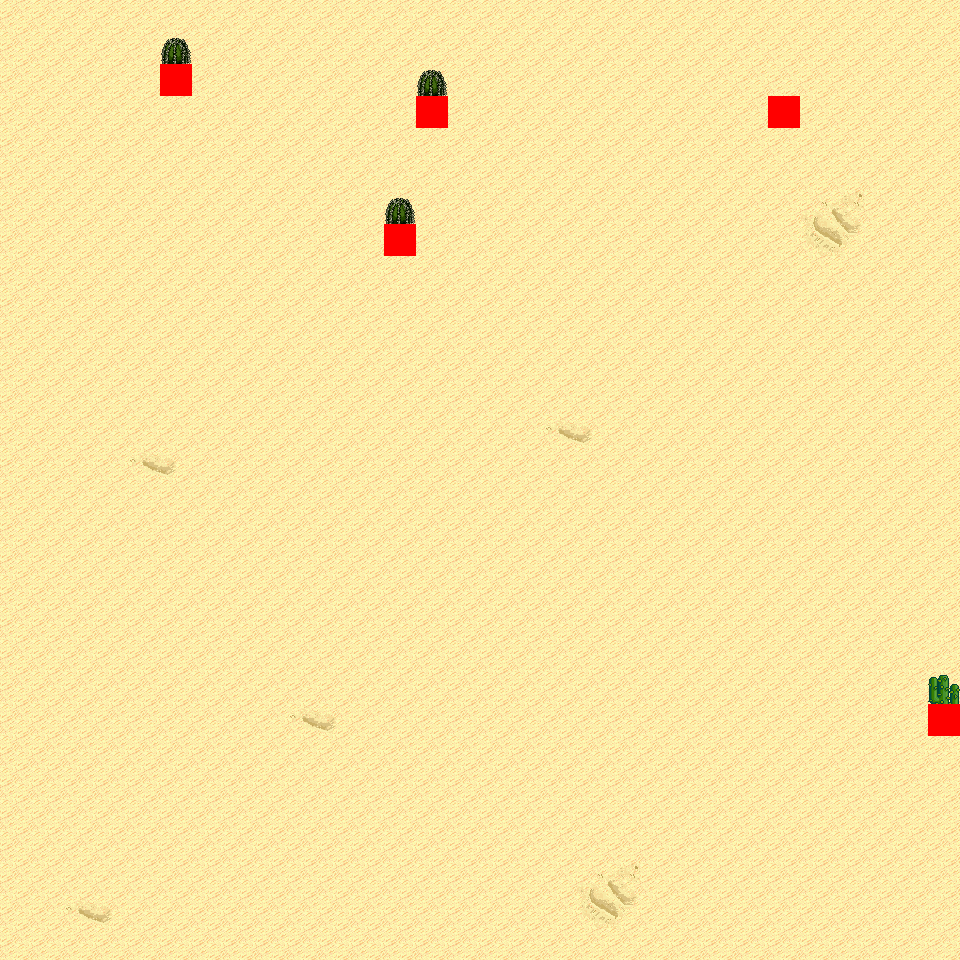

The image is a tile-based game level rendered from a .tmx file. Its description and source (layers, tilesets, objects; grid data summarised) follow:
An orthogonal 30x30 tile map with 32x32 px tiles, 6 tile layers (Ground, Object, Object2, Above, ...), 11 tilesets and 5 objects (5x mapExit).

<map version="1.0" orientation="orthogonal" renderorder="right-down" width="30" height="30" tilewidth="32" tileheight="32" nextobjectid="6">
  <tileset firstgid="1" name="tileset_logic_collision" tilewidth="32" tileheight="32" tilecount="1" columns="1">
    <image source="../drawable/tileset_logic_collision.png" width="32" height="32" />
  </tileset>
  <tileset firstgid="2" name="tileset_ground_ground" tilewidth="32" tileheight="32" tilecount="33" columns="3">
    <image source="../drawable/tileset_ground_ground.png" width="96" height="352" />
  </tileset>
  <tileset firstgid="35" name="tileset_ground_ridge_earth_pale" tilewidth="32" tileheight="32" tilecount="96" columns="12">
    <image source="../drawable/tileset_ground_ridge_earth_pale.png" width="384" height="256" />
  </tileset>
  <tileset firstgid="131" name="tileset_ground_ridge_earth_dark" tilewidth="32" tileheight="32" tilecount="96" columns="12">
    <image source="../drawable/tileset_ground_ridge_earth_dark.png" width="384" height="256" />
  </tileset>
  <tileset firstgid="227" name="tileset_terrain_desert" tilewidth="32" tileheight="32" tilecount="88" columns="8">
    <image source="../drawable/tileset_terrain_desert.png" width="256" height="352" />
  </tileset>
  <tileset firstgid="315" name="tileset_ground_sand_2" tilewidth="32" tileheight="32" tilecount="15" columns="5">
    <image source="../drawable/tileset_ground_sand_2.png" width="160" height="96" />
  </tileset>
  <tileset firstgid="330" name="tileset_plant_cactus_2" tilewidth="32" tileheight="32" tilecount="10" columns="5">
    <image source="../drawable/tileset_plant_cactus_2.png" width="160" height="64" />
  </tileset>
  <tileset firstgid="340" name="tileset_plant_cactus" tilewidth="32" tileheight="32" tilecount="2" columns="1">
    <image source="../drawable/tileset_plant_cactus.png" width="32" height="64" />
  </tileset>
  <tileset firstgid="342" name="tileset_plant_tree_evergreen" tilewidth="32" tileheight="32" tilecount="36" columns="3">
    <image source="../drawable/tileset_plant_tree_evergreen.png" width="96" height="384" />
  </tileset>
  <tileset firstgid="378" name="tileset_ground_rock_pebbles" tilewidth="32" tileheight="32" tilecount="3" columns="1">
    <image source="../drawable/tileset_ground_rock_pebbles.png" width="32" height="96" />
  </tileset>
  <tileset firstgid="381" name="tileset_plant_star_shaped_plants" tilewidth="32" tileheight="32" tilecount="6" columns="2">
    <image source="../drawable/tileset_plant_star_shaped_plants.png" width="64" height="96" />
  </tileset>
  <layer name="Ground" width="30" height="30">
    <data>[900 cells, 900 non-empty, 8 distinct tile ids]</data>
  </layer>
  <layer name="Object" width="30" height="30">
    <data>[900 cells, 4 non-empty, 2 distinct tile ids]</data>
  </layer>
  <layer name="Object2" width="30" height="30">
    <data>[900 cells, 0 non-empty, 0 distinct tile ids]</data>
  </layer>
  <layer name="Above" width="30" height="30">
    <data>[900 cells, 4 non-empty, 2 distinct tile ids]</data>
  </layer>
  <layer name="Above2" width="30" height="30">
    <data>[900 cells, 0 non-empty, 0 distinct tile ids]</data>
  </layer>
  <layer name="Walkable" width="30" height="30">
    <data>[900 cells, 5 non-empty, 1 distinct tile ids]</data>
  </layer>
  <objectgroup name="MapEvents">
    <object id="1" name="north" type="mapExit" x="0" y="0" width="960" height="32">
      <properties>
        <property name="map" value="level_0_x18_y95" />
        <property name="x" value="0" />
        <property name="y" value="28" />
      </properties>
    </object>
    <object id="2" name="south" type="mapExit" x="0" y="928" width="960" height="32">
      <properties>
        <property name="map" value="level_0_x18_y97" />
        <property name="x" value="0" />
        <property name="y" value="1" />
      </properties>
    </object>
    <object id="3" name="west" type="mapExit" x="0" y="0" width="32" height="960">
      <properties>
        <property name="map" value="level_0_x17_y96" />
        <property name="x" value="28" />
        <property name="y" value="0" />
      </properties>
    </object>
    <object id="4" name="east" type="mapExit" x="928" y="0" width="32" height="704">
      <properties>
        <property name="map" value="level_0_x19_y96" />
        <property name="x" value="1" />
        <property name="y" value="0" />
      </properties>
    </object>
    <object id="5" name="east2" type="mapExit" x="928" y="736" width="32" height="224">
      <properties>
        <property name="map" value="level_0_x19_y96" />
        <property name="x" value="1" />
        <property name="y" value="23" />
      </properties>
    </object>
  </objectgroup>
</map>
